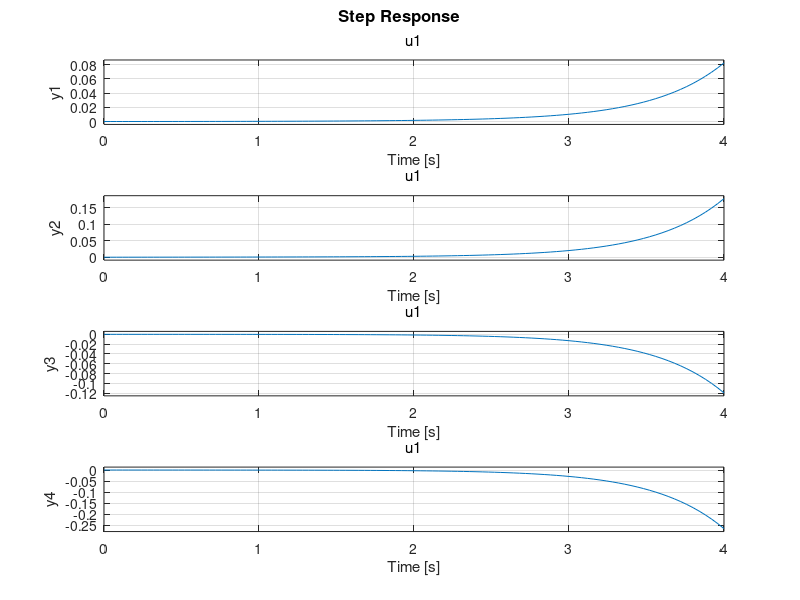

Source code (MATLAB):
% Aufgabenstellung: Flugregelungen von gesteuerten und ballistischen 
% Flugk�rpersystemen
% (Maschflugk�rper, ballistische Mittelstrecken- und
% Interkontinentalwaffen)

% Auf einer Raketenbasis sind ballistische
% Mittelstreckenwaffen und Interkontinetalwaffen
% stationiert. Derartige Flugk�rper absolvieren mehrere Flugphasen,
% die nachfolgend kurz beschrieben sind: 
% 
% 
% 1.  Start- oder Boost-Phase � 3 bis 5 Minuten, H�he am Ende zwischen 150 
%     und 400 km je nach Flugbahn, Geschwindigkeit typisch 7 km/s 
%     (25.000 km/h), bis zur 1. kosmischen Geschwindigkeit.
% 2.  Mittlere Flugphase � etwa 25 Minuten � suborbitaler Flug in einer 
%     elliptischen Umlaufbahn, deren Apog�um typisch eine H�he von 1.200 km
%     hat. Die gro�e Halbachse dieser Ellipse hat eine L�nge zwischen dem 
%     vollen und dem halben Erdradius; die Projektion der Bahn auf die Erde
%     ist nahe zum Gro�kreis, leicht verschoben wegen der Erdrotation 
%     w�hrend des Flugs. In dieser Phase kann der Flugk�rper mehrere 
%     unabh�ngige Gefechtsk�pfe und Eintrittshilfen wie metallbeschichtete 
%     Folienballons aussto�en, weiterhin Chaff oder ganze T�uschk�rper.
% 3.  Wiedereintrittsphase, beginnend in 100 km H�he � 2 Minuten Dauer � 
%     Einschlag mit einer Geschwindigkeit bis zu 4 km/s (14.400 km/h), 
%     bei fr�hen ICBM weniger als 1 km/s (3.600 km/h).
% 
% Der Startvorgang soll durch ein MATLAB/SIMULINK-gest�tztes Tool simuliert
% werden, dazu soll auch ein Reglersystem entworfen werden, welches die
% Raketenwaffe w�hrend der Startphase stabilisert. Die Stabilisierung
% erfolgt durch die Strahlruder im Abgasmassenstrom des Raketentriebwerkes.
% Bevor das Triebwerk gestartet wird, soll die Rakete jedoch durch die 
% mobile Waffenabschussplattform stabilisiert werden. Dazu sind zun�chst  
% Rakete und deren Plattform als inverses Pendel zu betrachten. Unmittelbar
% nach dem Abheben der Rakete beh�lt sie ihren Charakter eines inversen
% Pendels bei, wobei jedoch die Kraft zur Stabiliserung nicht mehr durch
% die Plattform, sondern durch die Strahlruder im Abgasmassenstrom
% hervorgerufen wird. 
%
% Zur L�sung sind die folgenden Teilaufgaben zu erledigen: 
% 
% 1. Erstellen eines nichtlinearen Zustandsraummodells von Rakete und 
%    Startplattform. 
%    Das Zustandsraummodell soll die folgenden Gr��en beschreiben: 
%    x_w
%    s*x_w 
%    phi 
%    s*phi
%    die Modellierung soll f�r die x-Ebene erfolgen, die r�umliche Regelung
%    wird durch eine genau equivalente Regelung in der y-Ebene realisiert. 
%    
% 2. Abwandeln des Modells f�r die sich in der Startphase befindliche
%    Rakete, also ohne Startplattform. 
%
% 3. Linearisierung des Zustandraummodells und Erstellen einer
%    entsprechenden Zustandsraumdarstellung in MATLAB/SIMULINK. 
%
% 4. Bestimmen der Eigenwerte des Systems
%
% 5. Berechnen eines Zustandsreglers f�r die Stabiliserung der Waffe und
%    zur Einhaltung der Startposition f�r einen m�glichst senkrechten
%    Start. Legen Sie sich dazu eigenst�ndig die Pole des geschlossenen
%    Systems fest. 
%  
% 6. Bestimmen eines Vorfilters und eines I-Anteils zur
%    Sollwertaufschaltung. Nutzen Sie das Separationsprinzip. 
% 
% 7. Aufbau und Test des Gesamtsystems als SIMULINK-Modell. Danach
%    Verfikation des Simulinkmodells durch eine eigene Simulation, durch
%    eine auf dem Eulerprinzip basierende Simulation
% 
% 8. Untersuchung des F�hrungsverhaltens und des St�rausregelungsverhaltens
%    Dazu sind dem System folgende Signale einzuspeisen: 
%    a. Ein Sollwertsprung auf x_w ab 10. sec
%    b. Eine Eingangsst�rung am Prozess von 10 sec Dauer mit einer Kraft
%    von 50 N, 150 N, 500 N ab der 100. sec
%
% 9. Test des nichtlinearen Gesamtsystems als MATLAB-Modell durch
%    eine auf dem Eulerprinzip basierende Simulation
% 
% 10. Zusatz: Entwickeln Sie einen Zustandsbeobachter mit Polvorgabe und
% testen Sie diesen am linearen und nichtlinearen Modell
% 

%---------

m_pendel = 1000;  % [kg]
m_wagen  = 2000;  % [kg]
l_pendel = 2;     % [m]

J = (1/3)*m_pendel*(l_pendel)^2;   % [kg*m^2]

g = 9.81;         % [m*sec^-2]


a23 = -(m_pendel^2*g*l_pendel^2)/((J+m_pendel*l_pendel^2)*(m_wagen+m_pendel)-m_pendel^2*l_pendel^2);

a43 = +(m_pendel*g*l_pendel*(m_wagen+m_pendel))/((J+m_pendel*l_pendel^2)*(m_wagen+m_pendel)-m_pendel^2*l_pendel^2);

b2  = (J+m_pendel*l_pendel^2)/((J+m_pendel*l_pendel^2)*(m_wagen+m_pendel)-m_pendel^2*l_pendel^2);

b4  = -(m_pendel*l_pendel)/((J+m_pendel*l_pendel^2)*(m_wagen+m_pendel)-m_pendel^2*l_pendel^2);


ss_A = [0 1 0 0; 0 0 a23 0; 0 0 0 1; 0 0 a43 0];    %Systemmatrix A: Systemdynamik
ss_B = [0; b2; 0; b4];                              %Systemmatrix B: Steuermatrix
ss_C=[1 0 0 0; 0 1 0 0; 0 0 1 0; 0 0 0 1];          %Systemmatrix C: alle Zustaende des Prozesses ausgeben 
ss_C1= [1 0 0 0];
n=length(ss_B);
ss_D = zeros(n,1);                                  %Systemmatrix D: Durchgriff 
ss_D1 = 0;

ss_system_pendel_wagen = ss(ss_A,ss_B,ss_C,ss_D)
ss_system_pendel_wagen1 = ss(ss_A,ss_B,ss_C1,ss_D1)


eigenwerte_process = eig(ss_A)
step(ss_system_pendel_wagen,4) 

r = 0.0000001;
vq = [0.001 1 0.001 1];  q = diag(vq);

[ss_k_reg,s_riccati,ee] = lqr(ss_A,ss_B,q,r);

ss_k_reg

s_riccati

ee

ee_1 = eig(ss_A-ss_B*ss_k_reg)

ss_k_reg2 = place(ss_A,ss_B,[-1 -1 -1 -2.2147]) 
